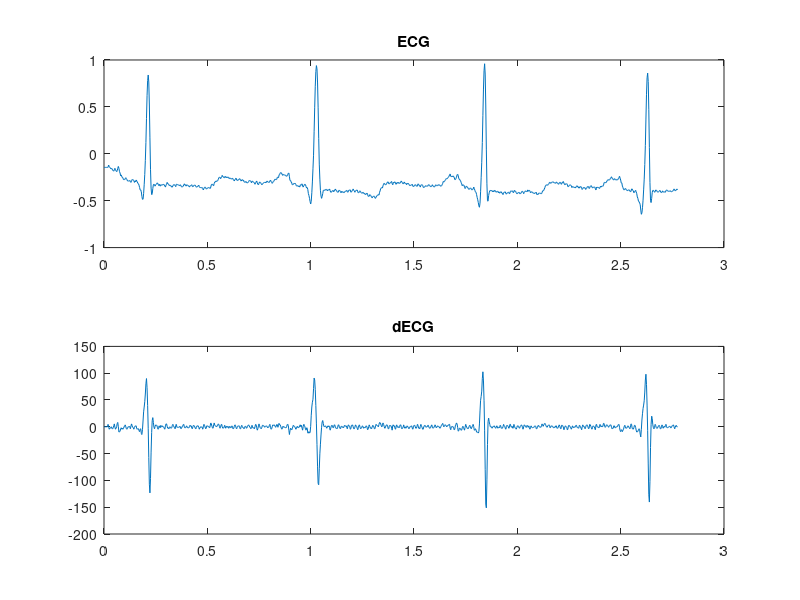

The MATLAB source for this figure:
load ('100m.mat')           % the signal will be loaded to "val" matrix
val = (val - 1024)/200;     % you have to remove "base" and "gain"
ECG = val(1,1:1000);        % select the lead (Lead I)
Fs = 360;                   % sampling frequecy
t = (0:length(ECG)-1)/Fs;   % creatin the time array

figure                      % create new figure
subplot(2,1,1)              % first subplot
plot(t,ECG)                % plotting the signal
title('ECG')
dECG = zeros(size(ECG));    % starting an array to store ECG's derivative
halfF = Fs/2;               % this will be used to calculate dECG

disp(['time interval = ', num2str(halfF)]);
disp(['size(ECG) = ', num2str(size(ECG))]);

sizeECG = size(ECG);
for i = 2:(sizeECG(2)-1)    % this loop calculates dECG
    dECG(i) = (halfF) * (ECG(i+1) - ECG(i-1));
    disp(['ECG(i-1) = ', num2str(ECG(i-1)), 'ECG(i+1)',num2str(ECG(i+1))]);
end
subplot(2,1,2)              % second subplot
plot(t, dECG);
title('dECG')
    
